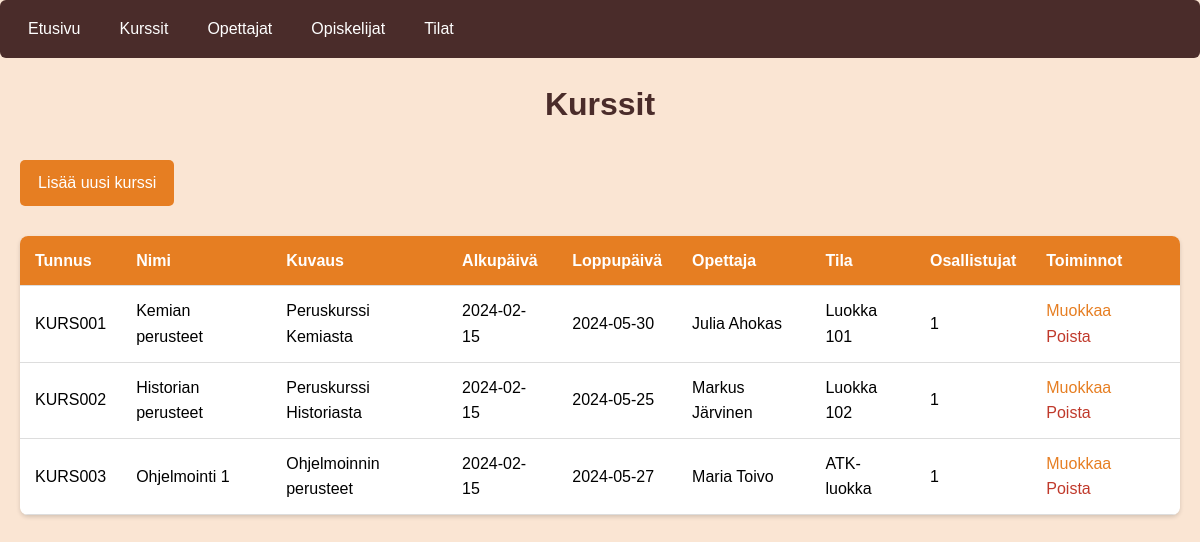
Screenshot of /kurssit.php with the database file from the repository.
### tables this page shows
CREATE TABLE `kurssit` (
  `id` int(11) NOT NULL,
  `tunnus` varchar(10) NOT NULL,
  `nimi` varchar(100) NOT NULL,
  `kuvaus` text DEFAULT NULL,
  `alkupaiva` date NOT NULL,
  `loppupaiva` date NOT NULL,
  `opettaja_id` int(11) NOT NULL,
  `tila_id` int(11) NOT NULL
);

CREATE TABLE `tilat` (
  `id` int(11) NOT NULL,
  `tunnus` varchar(10) NOT NULL,
  `nimi` varchar(100) NOT NULL,
  `kapasiteetti` int(11) NOT NULL
);

### kurssit.php (the view, shortened to what this page needs)
<?php
include 'db.php';
$sql = "
    SELECT k.*,
           CONCAT(o.etunimi, ' ', o.sukunimi) AS opettaja_nimi,
           t.nimi AS tila_nimi,
           (SELECT COUNT(*) FROM kurssikirjautumiset WHERE kurssi_id = k.id) AS osallistujat
    FROM kurssit k
    LEFT JOIN opettajat o ON k.opettaja_id = o.id
    LEFT JOIN tilat t ON k.tila_id = t.id";
$stmt = $conn->query($sql);
?>
<!DOCTYPE html>
<html lang="fi">
<head>
    <link rel="stylesheet" href="styles.css">
</head>
<body>
    <?php include 'nav.php'; ?>
    <h1>Kurssit</h1>
    <a href="lisaa_kurssi.php" class="button">Lisää uusi kurssi</a>
    <table>
        <thead>
            <tr>
                <th>Tunnus</th>
                <th>Nimi</th>
                <th>Kuvaus</th>
                <th>Alkupäivä</th>
                <th>Loppupäivä</th>
                <th>Opettaja</th>
                <th>Tila</th>
                <th>Osallistujat</th>
                <th>Toiminnot</th>
            </tr>
        </thead>
        <tbody>
            <?php while($row = $stmt->fetch(PDO::FETCH_ASSOC)): ?>
            <tr>
                <td><?php echo htmlspecialchars($row['tunnus']); ?></td>
                <td><?php echo htmlspecialchars($row['nimi']); ?></td>
                <td><?php echo htmlspecialchars($row['kuvaus']); ?></td>
                <td><?php echo htmlspecialchars($row['alkupaiva']); ?></td>
                <td><?php echo htmlspecialchars($row['loppupaiva']); ?></td>
                <td><?php echo htmlspecialchars($row['opettaja_nimi']); ?></td>
                <td><?php echo htmlspecialchars($row['tila_nimi']); ?></td>
                <td><?php echo htmlspecialchars($row['osallistujat']); ?></td>
                <td>
                    <a href="muokkaa_kurssi.php?id=<?php echo $row['id']; ?>">Muokkaa</a>
                    <a href="poista_kurssi.php?id=<?php echo $row['id']; ?>"
                       onclick="return confirm('Haluatko varmasti poistaa tämän kurssin?')">Poista</a>
                </td>
            </tr>
            <?php endwhile; ?>
        </tbody>
    </table>
</body>
</html>

### nav.php
<nav>
    <ul>
        <li><a href="index.php">Etusivu</a></li>
        <li><a href="kurssit.php">Kurssit</a></li>
        <li><a href="opettajat.php">Opettajat</a></li>
        <li><a href="opiskelijat.php">Opiskelijat</a></li>
        <li><a href="tilat.php">Tilat</a></li>
    </ul>
</nav>

### styles.css (style rules this page uses)
body { font-family: Arial, sans-serif; margin: 0; padding: 20px; background-color: #FAE5D3; line-height: 1.6; }
nav { background-color: #4A2C2A; padding: 1em; margin: -20px -20px 20px -20px; border-radius: 6px; }
nav ul { list-style-type: none; padding: 0; margin: 0; display: flex; gap: 15px; flex-wrap: wrap; }
nav ul li a { color: white; text-decoration: none; padding: 6px 12px; border-radius: 6px; transition: background-color 0.3s, transform 0.2s; }
table { width: 100%; border-collapse: collapse; margin-top: 20px; background-color: white; box-shadow: 0 2px 4px rgba(0, 0, 0, 0.15); border-radius: 8px; overflow: hidden; }
th, td { padding: 12px 15px; text-align: left; border-bottom: 1px solid #ddd; }
th { background-color: #E67E22; color: white; font-weight: bold; }
.button { display: inline-block; padding: 10px 18px; background-color: #E67E22; color: white; text-decoration: none; border-radius: 5px; margin: 10px 0; transition: background-color 0.3s, transform 0.2s; }
h1 { color: #4A2C2A; margin-bottom: 20px; text-align: center; }
td a { color: #E67E22; text-decoration: none; margin-right: 10px; }
td a[onclick] { color: #C0392B; }

### rows the page displays
kurssit: tunnus "KURS001", nimi "Kemian perusteet", kuvaus "Peruskurssi Kemiasta", alkupaiva "2024-02-15", loppupaiva "2024-05-30", opettaja_nimi "Julia Ahokas", tila.nimi "Luokka 101", osallistujat "1"
kurssit: tunnus "KURS002", nimi "Historian perusteet", kuvaus "Peruskurssi Historiasta", alkupaiva "2024-02-15", loppupaiva "2024-05-25", opettaja_nimi "Markus Järvinen", tila.nimi "Luokka 102", osallistujat "1"
kurssit: tunnus "KURS003", nimi "Ohjelmointi 1", kuvaus "Ohjelmoinnin perusteet", alkupaiva "2024-02-15", loppupaiva "2024-05-27", opettaja_nimi "Maria Toivo", tila.nimi "ATK-luokka", osallistujat "1"
